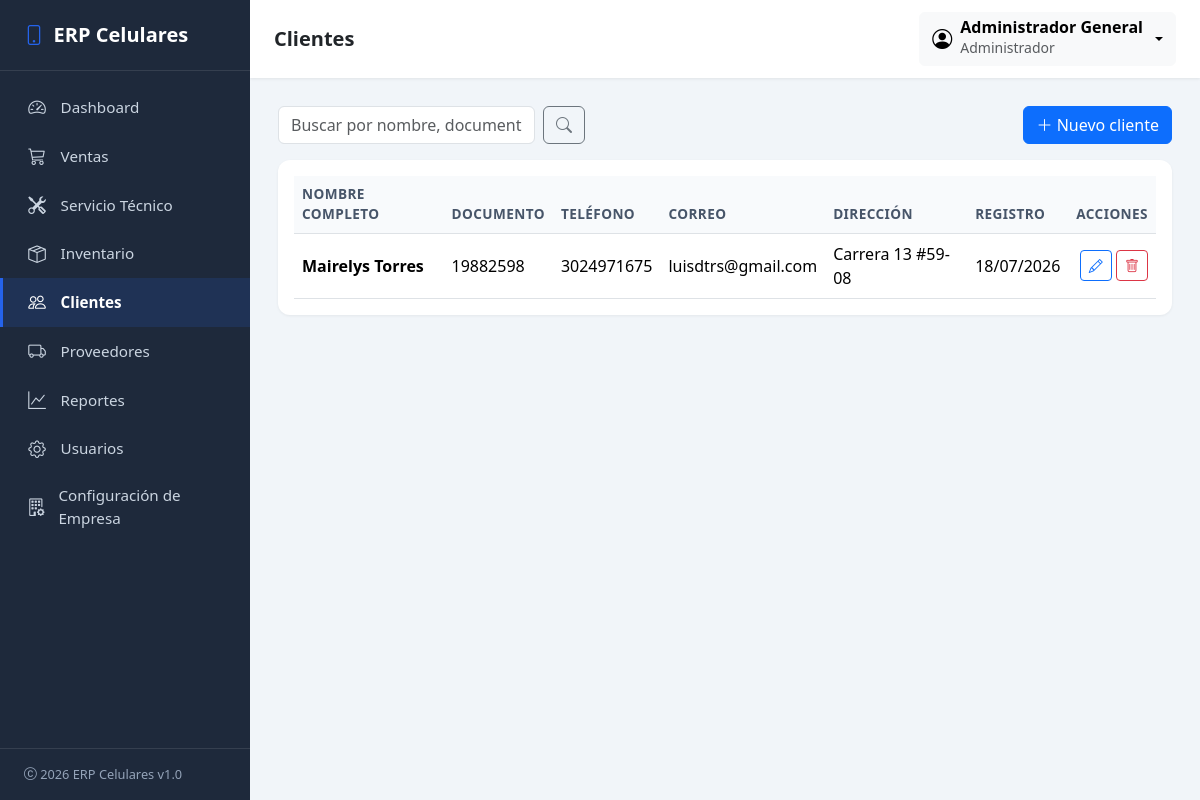
Page /clientes/ (signed in) on the committed database.
### company/models.py (models this page shows, shortened)
class Company(models.Model):
    class TipoEmpresa(models.TextChoices):
        NATURAL = 'natural', 'Persona Natural'
        JURIDICA = 'juridica', 'Persona Jurídica'
    class RegimenTributario(models.TextChoices):
        SIMPLIFICADO = 'simplificado', 'Régimen Simplificado'
        COMUN = 'comun', 'Régimen Común'
        SIMPLE = 'simple', 'Régimen Simple de Tributación'
        NO_RESPONSABLE = 'no_responsable', 'No Responsable de IVA'
    class Moneda(models.TextChoices):
        COP = 'COP', 'Peso Colombiano (COP)'
        USD = 'USD', 'Dólar Estadounidense (USD)'
        EUR = 'EUR', 'Euro (EUR)'
        MXN = 'MXN', 'Peso Mexicano (MXN)'
    class Idioma(models.TextChoices):
        ES = 'es', 'Español'
        EN = 'en', 'Inglés'
    class Estado(models.TextChoices):
        ACTIVA = 'activa', 'Activa'
        SUSPENDIDA = 'suspendida', 'Suspendida'
        PRUEBA = 'prueba', 'En prueba'
    nombre_comercial = models.CharField('Nombre comercial', max_length=150, blank=True)
    razon_social = models.CharField('Razón social', max_length=150, blank=True)
    nit = models.CharField('NIT', max_length=30, blank=True)
    tipo_empresa = models.CharField(
        'Tipo de empresa', max_length=20,
        choices=TipoEmpresa.choices, blank=True,
    )
    regimen_tributario = models.CharField(
        'Régimen tributario', max_length=20,
        choices=RegimenTributario.choices, blank=True,
    )
    responsable_iva = models.BooleanField('Responsable de IVA', default=True)
    actividad_economica = models.CharField(
        'Actividad económica', max_length=150, blank=True,
        help_text='Código CIIU y/o descripción de la actividad principal.',
    )
    direccion = models.CharField('Dirección', max_length=255, blank=True)
    pais = models.CharField('País', max_length=100, blank=True, default='Colombia')
    departamento = models.CharField('Departamento', max_length=100, blank=True)
    municipio = models.CharField('Municipio / Ciudad', max_length=100, blank=True)
    codigo_postal = models.CharField('Código postal', max_length=20, blank=True)
    telefono = models.CharField('Teléfono', max_length=30, blank=True)
    whatsapp = models.CharField('WhatsApp', max_length=30, blank=True)
    correo = models.EmailField('Correo electrónico', blank=True)
    sitio_web = models.URLField('Sitio web', blank=True)
    moneda = models.CharField('Moneda', max_length=3, choices=Moneda.choices, default=Moneda.COP)
    simbolo_moneda = models.CharField('Símbolo de moneda', max_length=5, default='$')
    idioma = models.CharField('Idioma', max_length=5, choices=Idioma.choices, default=Idioma.ES)
    zona_horaria = models.CharField('Zona horaria', max_length=50, default='America/Bogota')
    fecha_creacion = models.DateTimeField('Fecha de creación', auto_now_add=True)
    fecha_modificacion = models.DateTimeField('Fecha de última modificación', auto_now=True)
    estado = models.CharField('Estado', max_length=20, choices=Estado.choices, default=Estado.ACTIVA)
    activo = models.BooleanField('Activo', default=True)
    licencia = models.CharField('Licencia', max_length=50, blank=True, default='Estándar')
    version_erp = models.CharField('Versión del ERP', max_length=20, blank=True, default='1.0')
    class Meta:
        verbose_name = 'Empresa'
        verbose_name_plural = 'Configuración de Empresa'
    @classmethod
    def get_solo(cls):
        obj, _creado = cls.objects.get_or_create(pk=1)
        return obj

### accounts/models.py (models this page shows, shortened)
class CustomUser(AbstractUser):
    class Roles(models.TextChoices):
        ADMIN = 'admin', 'Administrador'
        VENDEDOR = 'vendedor', 'Vendedor'
        TECNICO = 'tecnico', 'Técnico'
    role = models.CharField(
        'Rol',
        max_length=20,
        choices=Roles.choices,
        default=Roles.VENDEDOR,
    )
    telefono = models.CharField('Teléfono', max_length=30, blank=True)
    class Meta:
        verbose_name = 'Usuario'
        verbose_name_plural = 'Usuarios'
    @property
    def es_admin(self):
        return self.role == self.Roles.ADMIN or self.is_superuser

### clients/models.py (models this page shows, shortened)
class Client(models.Model):
    nombre = models.CharField('Nombre', max_length=100)
    apellido = models.CharField('Apellido', max_length=100)
    documento = models.CharField('Documento (cédula)', max_length=30, unique=True)
    telefono = models.CharField('Teléfono', max_length=30, blank=True)
    email = models.EmailField('Correo electrónico', blank=True)
    direccion = models.CharField('Dirección', max_length=255, blank=True)
    fecha_registro = models.DateTimeField('Fecha de registro', auto_now_add=True)
    class Meta:
        verbose_name = 'Cliente'
        verbose_name_plural = 'Clientes'
        ordering = ['nombre', 'apellido']
    @property
    def nombre_completo(self):
        return f'{self.nombre} {self.apellido}'

### clients/views.py (the view, shortened to what this page needs)
# urls.py: path('', views.client_list, name='client_list'),
@login_required
def client_list(request):
    busqueda = request.GET.get('q', '').strip()
    clientes = Client.objects.all()
    contexto = {
        'clientes': clientes,
        'busqueda': busqueda,
        'seccion_activa': 'clientes',
    }
    return render(request, 'clients/client_list.html', contexto)

### company/context_processors.py (called while the page is built)
def company_context(request):
    try:
        company = Company.get_solo()
        branding = getattr(company, 'identidad_visual', None)
    except (OperationalError, ProgrammingError):
        company = None
        branding = None
    return {
        'company_config': company,
        'branding_config': branding,
    }

### templates/clients/client_list.html (shortened to what this page needs)
{% extends 'base.html' %}
{% block page_title %}Clientes{% endblock %}
{% block content %}
<div class="d-flex flex-wrap justify-content-between align-items-center mb-3 gap-2">
    <form class="d-flex" method="get" style="max-width: 380px;">
        <input type="text" name="q" value="{{ busqueda }}" class="form-control me-2"
               placeholder="Buscar por nombre, documento, teléfono...">
        <button class="btn btn-outline-secondary" type="submit"><i class="bi bi-search"></i></button>
    </form>
    {% if user.es_admin or user.role == 'vendedor' %}
    <a href="{% url 'clients:client_create' %}" class="btn btn-primary">
        <i class="bi bi-plus-lg"></i> Nuevo cliente
    </a>
    {% endif %}
</div>
<div class="card">
    <div class="card-body">
        <div class="table-responsive">
            <table class="table table-hover align-middle mb-0">
                <thead>
                    <tr>
                        <th>Nombre completo</th>
                        <th>Documento</th>
                        <th>Teléfono</th>
                        <th>Correo</th>
                        <th>Dirección</th>
                        <th>Registro</th>
                        <th class="text-end">Acciones</th>
                    </tr>
                </thead>
                <tbody>
                    {% for c in clientes %}
                    <tr>
                        <td class="fw-semibold">{{ c.nombre_completo }}</td>
                        <td>{{ c.documento }}</td>
                        <td>{{ c.telefono|default:"—" }}</td>
                        <td>{{ c.email|default:"—" }}</td>
                        <td>{{ c.direccion|default:"—" }}</td>
                        <td>{{ c.fecha_registro|date:"d/m/Y" }}</td>
                        <td class="text-end text-nowrap">
                            {% if user.es_admin or user.role == 'vendedor' %}
                            <a href="{% url 'clients:client_update' c.pk %}" class="btn btn-sm btn-outline-primary">
                                <i class="bi bi-pencil"></i>
                            </a>
                            <a href="{% url 'clients:client_delete' c.pk %}" class="btn btn-sm btn-outline-danger">
                                <i class="bi bi-trash"></i>
                            </a>
                            {% else %}
                            <span class="text-muted small">Solo consulta</span>
                            {% endif %}
                        </td>
                    </tr>
                    {% empty %}
                    <tr><td colspan="7" class="text-center text-muted py-4">No se encontraron clientes.</td></tr>
                    {% endfor %}
                </tbody>
            </table>
        </div>
    </div>
</div>
{% endblock %}

### templates/base.html (shortened to what this page needs)
{% load static %}
<!DOCTYPE html>
<html lang="es">
<head>
    <link href="https://cdn.jsdelivr.net/npm/bootstrap@5.3.3/dist/css/bootstrap.min.css" rel="stylesheet">
    <link href="https://cdn.jsdelivr.net/npm/bootstrap-icons@1.11.3/font/bootstrap-icons.css" rel="stylesheet">
    <link href="{% static 'css/styles.css' %}" rel="stylesheet">
    <link href="{% static 'css/loading.css' %}" rel="stylesheet">
</head>
<body class="erp-loading-activo">
    <aside class="erp-sidebar" id="erpSidebar">
        <div class="sidebar-brand">
            {% if branding_config and branding_config.logo_principal %}
            <img src="{{ branding_config.logo_principal.url }}" alt="Logo" style="height: 28px; width: auto;">
            {% else %}
            <i class="bi bi-phone"></i>
            {% endif %}
            <span>{{ company_config.nombre_comercial|default:'ERP Celulares' }}</span>
        </div>
        <nav class="nav flex-column">
            <a href="{% url 'dashboard:index' %}" class="nav-link {% if seccion_activa == 'dashboard' %}active{% endif %}">
                <i class="bi bi-speedometer2"></i> Dashboard
            </a>
            {% if user.es_admin or user.role == 'vendedor' %}
            <a href="{% url 'sales:sale_list' %}" class="nav-link {% if seccion_activa == 'ventas' %}active{% endif %}">
                <i class="bi bi-cart3"></i> Ventas
            </a>
            {% endif %}
            {% if user.es_admin or user.role == 'tecnico' %}
            <a href="{% url 'repairs:order_list' %}" class="nav-link {% if seccion_activa == 'servicio' %}active{% endif %}">
                <i class="bi bi-tools"></i> Servicio Técnico
            </a>
            {% endif %}
            {% if user.es_admin %}
            <a href="{% url 'inventory:product_list' %}" class="nav-link {% if seccion_activa == 'inventario' %}active{% endif %}">
                <i class="bi bi-box-seam"></i> Inventario
            </a>
            {% endif %}
            <a href="{% url 'clients:client_list' %}" class="nav-link {% if seccion_activa == 'clientes' %}active{% endif %}">
                <i class="bi bi-people"></i> Clientes
            </a>
            <a href="#" class="nav-link {% if seccion_activa == 'proveedores' %}active{% endif %}">
                <i class="bi bi-truck"></i> Proveedores
            </a>
            <a href="#" class="nav-link {% if seccion_activa == 'reportes' %}active{% endif %}">
                <i class="bi bi-graph-up"></i> Reportes
            </a>
            {% if user.es_admin %}
            <a href="{% url 'accounts:user_list' %}" class="nav-link {% if seccion_activa == 'configuracion' %}active{% endif %}">
                <i class="bi bi-gear"></i> Usuarios
            </a>
            <a href="{% url 'company:config' %}" class="nav-link {% if seccion_activa == 'configuracion_empresa' %}active{% endif %}">
                <i class="bi bi-building-gear"></i> Configuración de Empresa
            </a>
            {% endif %}
        </nav>
        <div class="sidebar-footer">
            <i class="bi bi-c-circle"></i> 2026 ERP Celulares v1.0
        </div>
    </aside>
    <div class="erp-content">
        <nav class="erp-navbar d-flex align-items-center justify-content-between">
            <div class="d-flex align-items-center gap-3">
                <h5 class="mb-0 fw-semibold">{% block page_title %}{% endblock %}</h5>
            </div>
            <div class="dropdown">
                <button class="btn btn-light d-flex align-items-center gap-2 dropdown-toggle"
                        type="button" data-bs-toggle="dropdown" aria-expanded="false">
                    <i class="bi bi-person-circle fs-5"></i>
                    <span class="text-start d-none d-sm-block">
                        <span class="d-block fw-semibold lh-1">{{ user.get_full_name|default:user.username }}</span>
                        <small class="text-muted">{{ user.get_role_display }}</small>
                    </span>
                </button>
            </div>
        </nav>
        <main class="erp-main">
            {% block content %}{% endblock %}
        </main>
    </div>
</body>
</html>

### static/css/styles.css (style rules this page uses)
:root { --erp-sidebar-bg: #1e293b; --erp-sidebar-bg-hover: #334155; --erp-sidebar-active: #2563eb; --erp-sidebar-text: #cbd5e1; --erp-sidebar-text-active: #ffffff; --erp-bg: #f1f5f9; --erp-primary: #2563eb; --erp-sidebar-width: 250px; }
body { background-color: var(--erp-bg); font-family: 'Segoe UI', system-ui, -apple-system, sans-serif; }
.erp-sidebar { position: fixed; top: 0; left: 0; height: 100vh; width: var(--erp-sidebar-width); background-color: var(--erp-sidebar-bg); color: var(--erp-sidebar-text); display: flex; flex-direction: column; z-index: 1040; transition: transform 0.3s ease; overflow-y: auto; }
.erp-sidebar .sidebar-brand { padding: 1.25rem 1.5rem; font-size: 1.25rem; font-weight: 700; color: #fff; border-bottom: 1px solid rgba(255, 255, 255, 0.1); display: flex; align-items: center; gap: 0.6rem; }
.erp-sidebar .sidebar-brand i { color: var(--erp-sidebar-active); }
.erp-sidebar .nav { padding: 0.75rem 0; flex: 1; }
.erp-sidebar .nav-link { color: var(--erp-sidebar-text); padding: 0.7rem 1.5rem; display: flex; align-items: center; gap: 0.85rem; font-size: 0.95rem; border-left: 3px solid transparent; transition: all 0.15s ease; }
.erp-sidebar .nav-link i { font-size: 1.1rem; width: 20px; text-align: center; }
.erp-sidebar .nav-link.active { background-color: rgba(37, 99, 235, 0.15); color: var(--erp-sidebar-text-active); border-left-color: var(--erp-sidebar-active); font-weight: 600; }
.erp-sidebar .sidebar-footer { padding: 1rem 1.5rem; font-size: 0.8rem; border-top: 1px solid rgba(255, 255, 255, 0.1); color: #94a3b8; }
.erp-content { margin-left: var(--erp-sidebar-width); min-height: 100vh; transition: margin 0.3s ease; }
.erp-navbar { background-color: #fff; box-shadow: 0 1px 3px rgba(0, 0, 0, 0.08); padding: 0.75rem 1.5rem; }
.erp-main { padding: 1.75rem; }
.card { border: none; border-radius: 0.75rem; box-shadow: 0 1px 3px rgba(0, 0, 0, 0.06); }
.table thead th { background-color: #f8fafc; color: #475569; font-size: 0.85rem; text-transform: uppercase; letter-spacing: 0.03em; }

### rows in the picture
Company: nombre_comercial "ERP Celulares"
CustomUser: get_full_name "Administrador General", role "Administrador"
Client: nombre_completo "Mairelys Torres", documento "19882598", telefono "3024971675", email "luisdtrs@gmail.com", direccion "Carrera 13 #59-08", fecha_registro "18/07/2026"
